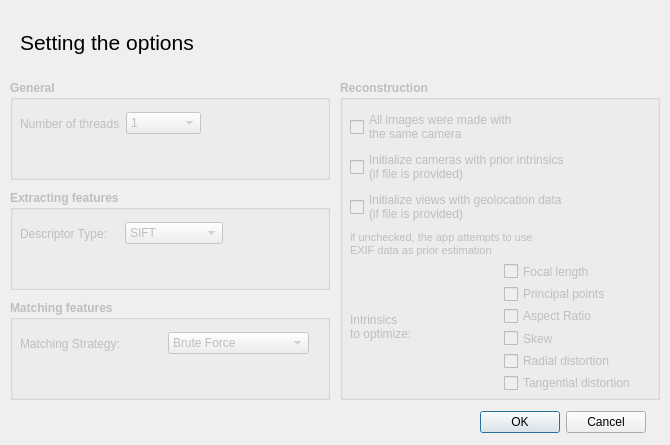
<?xml version="1.0" encoding="UTF-8"?>
<ui version="4.0">
 <class>OptionsDialog</class>
 <widget class="QDialog" name="OptionsDialog">
  <property name="geometry">
   <rect>
    <x>0</x>
    <y>0</y>
    <width>670</width>
    <height>445</height>
   </rect>
  </property>
  <property name="sizePolicy">
   <sizepolicy hsizetype="Fixed" vsizetype="Fixed">
    <horstretch>0</horstretch>
    <verstretch>0</verstretch>
   </sizepolicy>
  </property>
  <property name="minimumSize">
   <size>
    <width>350</width>
    <height>420</height>
   </size>
  </property>
  <property name="maximumSize">
   <size>
    <width>16777215</width>
    <height>16777215</height>
   </size>
  </property>
  <property name="windowTitle">
   <string>Options</string>
  </property>
  <property name="modal">
   <bool>true</bool>
  </property>
  <widget class="QLabel" name="label">
   <property name="geometry">
    <rect>
     <x>20</x>
     <y>30</y>
     <width>184</width>
     <height>24</height>
    </rect>
   </property>
   <property name="maximumSize">
    <size>
     <width>16777215</width>
     <height>60</height>
    </size>
   </property>
   <property name="font">
    <font>
     <pointsize>16</pointsize>
    </font>
   </property>
   <property name="text">
    <string>Setting the options</string>
   </property>
  </widget>
  <widget class="QGroupBox" name="reconstruction_groupbox">
   <property name="enabled">
    <bool>false</bool>
   </property>
   <property name="geometry">
    <rect>
     <x>340</x>
     <y>80</y>
     <width>320</width>
     <height>320</height>
    </rect>
   </property>
   <property name="font">
    <font>
     <weight>75</weight>
     <bold>true</bold>
    </font>
   </property>
   <property name="title">
    <string>Reconstruction</string>
   </property>
   <widget class="QWidget" name="layoutWidget">
    <property name="geometry">
     <rect>
      <x>10</x>
      <y>30</y>
      <width>301</width>
      <height>281</height>
     </rect>
    </property>
    <layout class="QVBoxLayout" name="verticalLayout_2">
     <item>
      <widget class="QCheckBox" name="shared_calibration_checkBox">
       <property name="font">
        <font>
         <weight>50</weight>
         <bold>false</bold>
        </font>
       </property>
       <property name="text">
        <string>All images were made with 
the same camera</string>
       </property>
      </widget>
     </item>
     <item>
      <widget class="QCheckBox" name="use_intrinsics_prior_checkBox">
       <property name="font">
        <font>
         <weight>50</weight>
         <bold>false</bold>
        </font>
       </property>
       <property name="text">
        <string>Initialize cameras with prior intrinsics
(if file is provided)</string>
       </property>
      </widget>
     </item>
     <item>
      <widget class="QCheckBox" name="use_geodata_checkBox">
       <property name="font">
        <font>
         <weight>50</weight>
         <bold>false</bold>
        </font>
       </property>
       <property name="text">
        <string>Initialize views with geolocation data
(if file is provided)</string>
       </property>
      </widget>
     </item>
     <item>
      <widget class="QLabel" name="label_6">
       <property name="font">
        <font>
         <weight>50</weight>
         <bold>false</bold>
        </font>
       </property>
       <property name="text">
        <string>&lt;html&gt;&lt;head/&gt;&lt;body&gt;&lt;span style=&quot; font-size:8pt;&quot;&gt;if unchecked, the app attempts to use &lt;/span&gt;&lt;br&gt;&lt;span style=&quot; font-size:8pt;&quot;&gt;EXIF data as prior estimation&lt;/span&gt;&lt;/body&gt;&lt;/html&gt;</string>
       </property>
      </widget>
     </item>
     <item>
      <layout class="QHBoxLayout" name="horizontalLayout_4">
       <item>
        <widget class="QLabel" name="label_5">
         <property name="font">
          <font>
           <weight>50</weight>
           <bold>false</bold>
          </font>
         </property>
         <property name="text">
          <string>&lt;html&gt;&lt;head/&gt;&lt;body&gt;Intrinsics &lt;br&gt;to optimize:&lt;/body&gt;&lt;/html&gt;</string>
         </property>
        </widget>
       </item>
       <item>
        <layout class="QVBoxLayout" name="verticalLayout">
         <item>
          <widget class="QCheckBox" name="optimize_focal_length_checkBox">
           <property name="font">
            <font>
             <weight>50</weight>
             <bold>false</bold>
            </font>
           </property>
           <property name="text">
            <string>Focal length</string>
           </property>
          </widget>
         </item>
         <item>
          <widget class="QCheckBox" name="optimize_principal_points_checkBox">
           <property name="font">
            <font>
             <weight>50</weight>
             <bold>false</bold>
            </font>
           </property>
           <property name="text">
            <string>Principal points</string>
           </property>
          </widget>
         </item>
         <item>
          <widget class="QCheckBox" name="optimize_aspect_ratio_checkBox">
           <property name="font">
            <font>
             <weight>50</weight>
             <bold>false</bold>
            </font>
           </property>
           <property name="text">
            <string>Aspect Ratio</string>
           </property>
          </widget>
         </item>
         <item>
          <widget class="QCheckBox" name="optimize_skew_checkBox">
           <property name="font">
            <font>
             <weight>50</weight>
             <bold>false</bold>
            </font>
           </property>
           <property name="text">
            <string>Skew</string>
           </property>
          </widget>
         </item>
         <item>
          <widget class="QCheckBox" name="optimize_radial_distortion_checkBox">
           <property name="font">
            <font>
             <weight>50</weight>
             <bold>false</bold>
            </font>
           </property>
           <property name="text">
            <string>Radial distortion</string>
           </property>
          </widget>
         </item>
         <item>
          <widget class="QCheckBox" name="optimize_tangential_distortion_checkBox">
           <property name="font">
            <font>
             <weight>50</weight>
             <bold>false</bold>
            </font>
           </property>
           <property name="text">
            <string>Tangential distortion</string>
           </property>
          </widget>
         </item>
        </layout>
       </item>
      </layout>
     </item>
    </layout>
   </widget>
  </widget>
  <widget class="QDialogButtonBox" name="buttonBox">
   <property name="geometry">
    <rect>
     <x>480</x>
     <y>410</y>
     <width>166</width>
     <height>25</height>
    </rect>
   </property>
   <property name="orientation">
    <enum>Qt::Horizontal</enum>
   </property>
   <property name="standardButtons">
    <set>QDialogButtonBox::Cancel|QDialogButtonBox::Ok</set>
   </property>
  </widget>
  <widget class="QGroupBox" name="extracting_features_groupbox">
   <property name="enabled">
    <bool>false</bool>
   </property>
   <property name="geometry">
    <rect>
     <x>10</x>
     <y>190</y>
     <width>320</width>
     <height>100</height>
    </rect>
   </property>
   <property name="font">
    <font>
     <weight>75</weight>
     <bold>true</bold>
    </font>
   </property>
   <property name="title">
    <string>Extracting features</string>
   </property>
   <widget class="QWidget" name="layoutWidget">
    <property name="geometry">
     <rect>
      <x>10</x>
      <y>30</y>
      <width>203</width>
      <height>27</height>
     </rect>
    </property>
    <layout class="QHBoxLayout" name="horizontalLayout">
     <item>
      <widget class="QLabel" name="label_2">
       <property name="font">
        <font>
         <weight>50</weight>
         <bold>false</bold>
        </font>
       </property>
       <property name="text">
        <string>Descriptor Type:</string>
       </property>
      </widget>
     </item>
     <item>
      <widget class="QComboBox" name="descriptor_type_combobox">
       <property name="font">
        <font>
         <weight>50</weight>
         <bold>false</bold>
        </font>
       </property>
       <item>
        <property name="text">
         <string>SIFT</string>
        </property>
       </item>
       <item>
        <property name="text">
         <string>AKAZE</string>
        </property>
       </item>
      </widget>
     </item>
    </layout>
   </widget>
  </widget>
  <widget class="QGroupBox" name="matching_features_groupbox">
   <property name="enabled">
    <bool>false</bool>
   </property>
   <property name="geometry">
    <rect>
     <x>10</x>
     <y>300</y>
     <width>320</width>
     <height>100</height>
    </rect>
   </property>
   <property name="font">
    <font>
     <weight>75</weight>
     <bold>true</bold>
    </font>
   </property>
   <property name="title">
    <string>Matching features</string>
   </property>
   <widget class="QWidget" name="layoutWidget">
    <property name="geometry">
     <rect>
      <x>10</x>
      <y>30</y>
      <width>289</width>
      <height>27</height>
     </rect>
    </property>
    <layout class="QHBoxLayout" name="horizontalLayout_3">
     <item>
      <widget class="QLabel" name="label_4">
       <property name="font">
        <font>
         <weight>50</weight>
         <bold>false</bold>
        </font>
       </property>
       <property name="text">
        <string>Matching Strategy:</string>
       </property>
      </widget>
     </item>
     <item>
      <widget class="QComboBox" name="matching_strategy_combobox">
       <property name="font">
        <font>
         <weight>50</weight>
         <bold>false</bold>
        </font>
       </property>
       <item>
        <property name="text">
         <string>Brute Force</string>
        </property>
       </item>
       <item>
        <property name="text">
         <string>Cascade Hashing</string>
        </property>
       </item>
      </widget>
     </item>
    </layout>
   </widget>
  </widget>
  <widget class="QGroupBox" name="general_groupbox">
   <property name="enabled">
    <bool>false</bool>
   </property>
   <property name="geometry">
    <rect>
     <x>10</x>
     <y>80</y>
     <width>320</width>
     <height>100</height>
    </rect>
   </property>
   <property name="font">
    <font>
     <weight>75</weight>
     <bold>true</bold>
    </font>
   </property>
   <property name="title">
    <string>General</string>
   </property>
   <widget class="QWidget" name="layoutWidget">
    <property name="geometry">
     <rect>
      <x>10</x>
      <y>30</y>
      <width>181</width>
      <height>27</height>
     </rect>
    </property>
    <layout class="QHBoxLayout" name="horizontalLayout_2">
     <item>
      <widget class="QLabel" name="label_3">
       <property name="font">
        <font>
         <weight>50</weight>
         <bold>false</bold>
        </font>
       </property>
       <property name="text">
        <string>Number of threads</string>
       </property>
      </widget>
     </item>
     <item>
      <widget class="QComboBox" name="num_threads_combobox">
       <property name="font">
        <font>
         <weight>50</weight>
         <bold>false</bold>
        </font>
       </property>
       <item>
        <property name="text">
         <string>1</string>
        </property>
       </item>
       <item>
        <property name="text">
         <string>2</string>
        </property>
       </item>
       <item>
        <property name="text">
         <string>3</string>
        </property>
       </item>
       <item>
        <property name="text">
         <string>4</string>
        </property>
       </item>
      </widget>
     </item>
    </layout>
   </widget>
  </widget>
 </widget>
 <resources/>
 <connections>
  <connection>
   <sender>buttonBox</sender>
   <signal>accepted()</signal>
   <receiver>OptionsDialog</receiver>
   <slot>accept()</slot>
   <hints>
    <hint type="sourcelabel">
     <x>248</x>
     <y>254</y>
    </hint>
    <hint type="destinationlabel">
     <x>157</x>
     <y>274</y>
    </hint>
   </hints>
  </connection>
  <connection>
   <sender>buttonBox</sender>
   <signal>rejected()</signal>
   <receiver>OptionsDialog</receiver>
   <slot>reject()</slot>
   <hints>
    <hint type="sourcelabel">
     <x>316</x>
     <y>260</y>
    </hint>
    <hint type="destinationlabel">
     <x>286</x>
     <y>274</y>
    </hint>
   </hints>
  </connection>
 </connections>
</ui>
